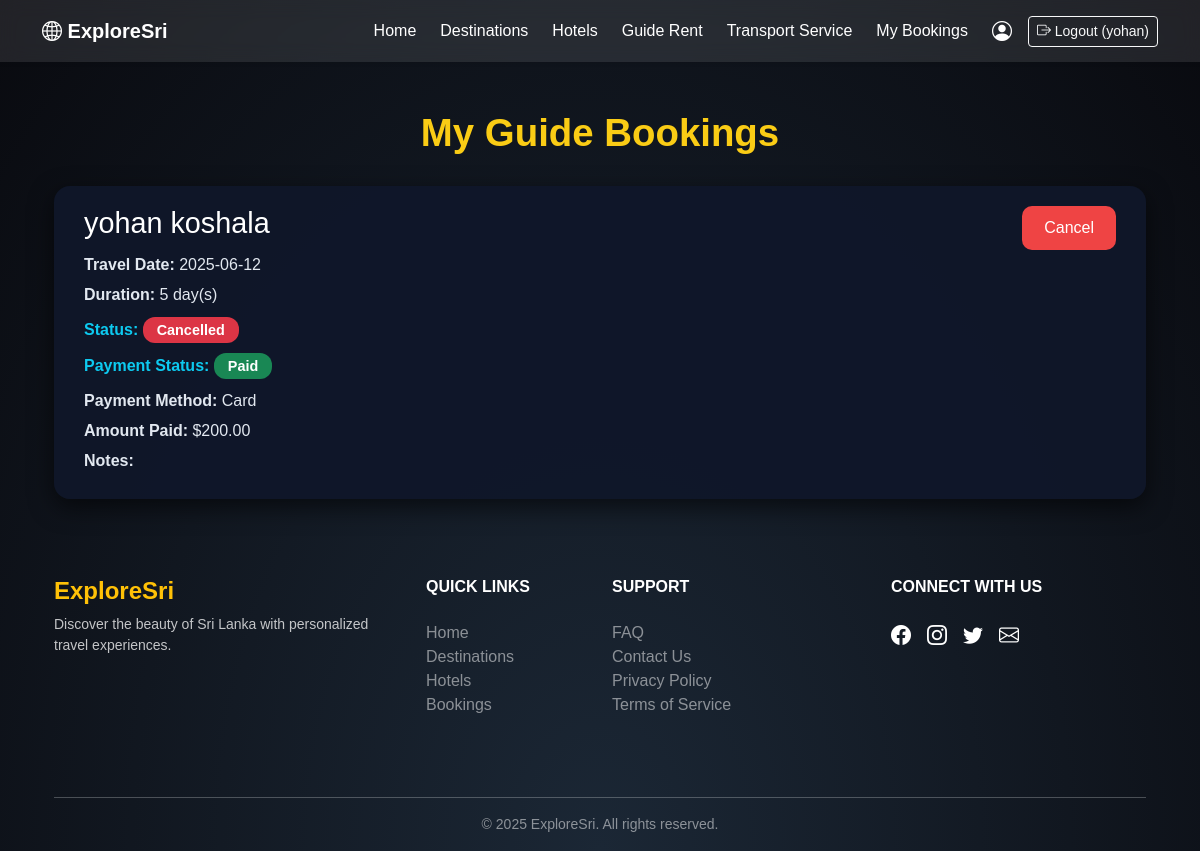
The page /guide_booking_details.php?booking_id=9 (signed in) on the database as committed earlier.
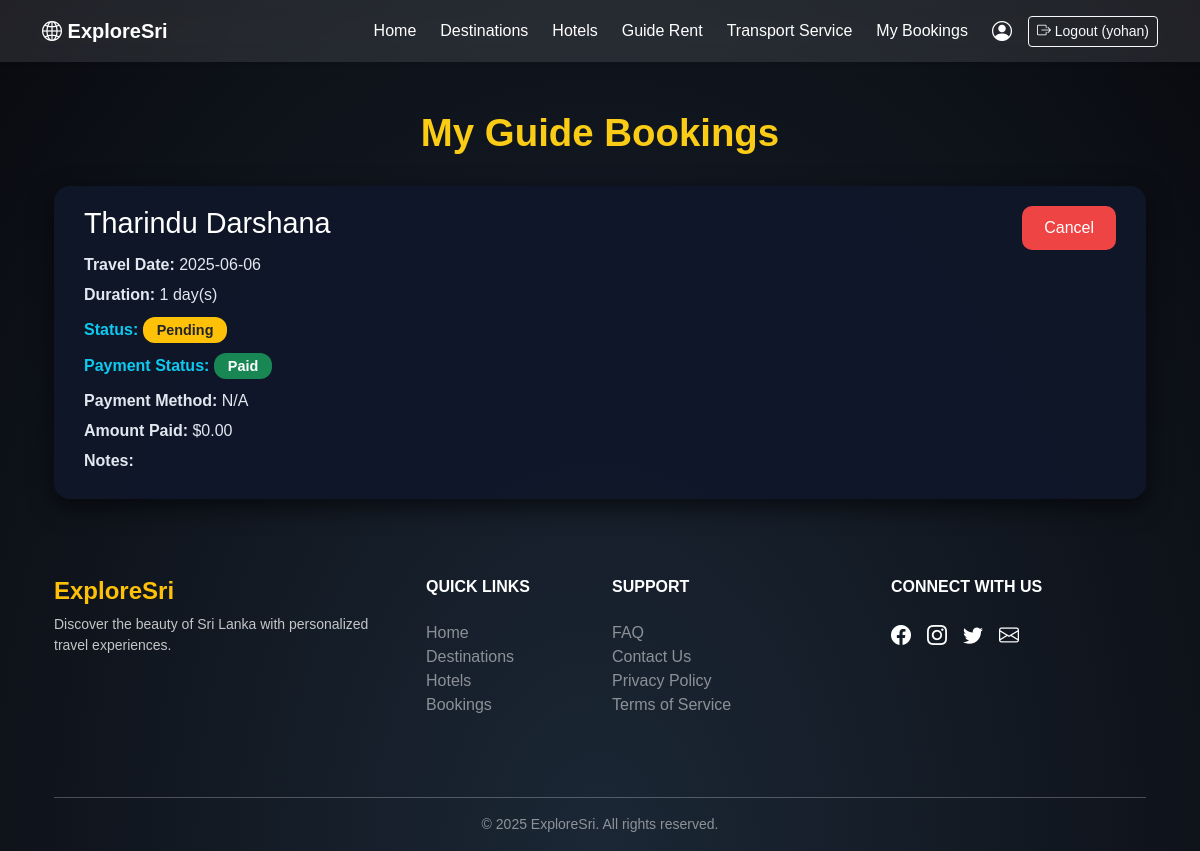
The same page on the database as committed later.
### tables this page shows
CREATE TABLE `guide_bookings` (
  `booking_id` int(11) NOT NULL,
  `user_id` int(11) NOT NULL,
  `guide_id` int(11) NOT NULL,
  `travel_date` date NOT NULL,
  `duration_days` int(11) NOT NULL,
  `status` varchar(50) DEFAULT 'Pending',
  `created_at` timestamp NOT NULL DEFAULT current_timestamp(),
  `payment_status` varchar(50) DEFAULT 'unpaid',
  `payment_method` varchar(50) DEFAULT NULL,
  `amount` decimal(10,2) DEFAULT NULL,
  `check_in_date` date DEFAULT NULL,
  `check_out_date` date DEFAULT NULL,
  `notes` text DEFAULT NULL
);

CREATE TABLE `guide` (
  `guide_id` int(11) NOT NULL,
  `name` varchar(100) NOT NULL,
  `email` varchar(100) NOT NULL,
  `country` varchar(100) DEFAULT NULL,
  `password` varchar(255) NOT NULL,
  `languages` varchar(255) DEFAULT NULL,
  `experience_years` int(11) DEFAULT 0,
  `bio` text DEFAULT NULL,
  `photo` varchar(255) DEFAULT NULL,
  `contact_info` varchar(100) DEFAULT NULL,
  `price_per_day` decimal(10,2) DEFAULT 0.00,
  `rating` float DEFAULT 0,
  `is_verified` tinyint(1) DEFAULT 0,
  `created_at` datetime DEFAULT current_timestamp(),
  `status` varchar(50) DEFAULT 'active',
  `is_available` tinyint(1) DEFAULT 1
);

### guide_booking_details.php (the view, shortened to what this page needs)
<?php
include 'config/db.php';
include 'includes/header.php';
$user_id = $_SESSION['user_id'];
if ($_SERVER['REQUEST_METHOD'] === 'POST') {
    $guide_id = $_POST['guide_id'];
    $travel_date = $_POST['travel_date'];
    $duration_days = $_POST['duration_days'];
    $payment_method = $_POST['payment_method'];
    $amount = $_POST['amount'];
    $notes = $_POST['notes'] ?? '';
    $stmt = $conn->prepare("
        INSERT INTO guide_bookings (user_id, guide_id, travel_date, duration_days, payment_method, amount, notes)
        VALUES (?, ?, ?, ?, ?, ?, ?)
    ");
    $stmt->execute([
        $user_id,
        $guide_id,
        $travel_date,
        $duration_days,
        $payment_method,
        $amount,
        $notes
    ]);
    $booking_id = $conn->lastInsertId();
} else {
    $booking_id = (int)$_GET['booking_id'];
}
$stmt = $conn->prepare("
    SELECT gb.*, g.name AS guide_name, g.price_per_day, g.photo AS guide_photo
    FROM guide_bookings gb
    JOIN guide g ON gb.guide_id = g.guide_id
    WHERE gb.booking_id = ? AND gb.user_id = ?
");
$stmt->execute([$booking_id, $user_id]);
$booking = $stmt->fetch();
?>
<!DOCTYPE html>
<html lang="en">
<head>
    <link href="https://cdn.jsdelivr.net/npm/bootstrap@5.3.0/dist/css/bootstrap.min.css" rel="stylesheet" />
    <link href="https://cdn.jsdelivr.net/npm/bootstrap-icons@1.10.5/font/bootstrap-icons.css" rel="stylesheet" />
</head>
<body>
<div class="container mt-5">
    <h1>My Guide Bookings</h1>
    <?php if (!empty($booking)): ?>
        <div class="booking-card">
            <div class="booking-content">
                <div class="text-info">
                    <h4><?= htmlspecialchars($booking['guide_name']) ?></h4>
                    <p><strong>Travel Date:</strong> <?= htmlspecialchars($booking['travel_date']) ?></p>
                    <p><strong>Duration:</strong> <?= (int)$booking['duration_days'] ?> day(s)</p>
                    <div class="status-line">
                        <strong>Status:</strong>
                        <?php
                            $status = strtolower($booking['status'] ?? 'pending');
                            $status_class = match ($status) {
                                'confirmed' => 'badge bg-success',
                                'pending' => 'badge bg-warning text-dark',
                                'cancelled' => 'badge bg-danger',
                                default => 'badge bg-secondary',
                            };
                        ?>
                        <span class="<?= $status_class ?>"><?= ucfirst($status) ?></span>
                    </div>
                    <div class="status-line">
                        <strong>Payment Status:</strong>
                        <?php
                            $payment = strtolower($booking['payment_status'] ?? 'pending');
                            $payment_class = $payment === 'paid' ? 'badge bg-success' : 'badge bg-danger';
                        ?>
                        <span class="<?= $payment_class ?>"><?= ucfirst($payment) ?></span>
                    </div>
                    <p><strong>Payment Method:</strong> <?= htmlspecialchars($booking['payment_method'] ?? 'N/A') ?></p>
                    <p><strong>Amount Paid:</strong> $<?= number_format((float)$booking['amount'], 2) ?></p>
                    <p><strong>Notes:</strong> <br><small><?= nl2br(htmlspecialchars($booking['notes'] ?? 'No notes')) ?></small></p>
                </div>
                <div class="cancel-btn">
                    <form action="guide_delete.php" method="POST" onsubmit="return confirm('Cancel this booking?')">
                        <button type="guide_delete" class="btn-cancel">Cancel</button>
                    </form>
                </div>
            </div>
        </div>
    <?php else: ?>
        <div class="text-center mt-5">
            <h4>No bookings found</h4>
        </div>
    <?php endif; ?>
</div>
<?php include 'includes/footer.php'; ?>
</body>
</html>

Rows that differ between the two databases and show on the page:
changed guide_bookings "Paid": guide.name "yohan koshala" → "Tharindu Darshana"; travel_date "2025-06-12" → "2025-06-06"; duration_days "5" → "1"; status "Cancelled" → "Pending"; payment_method "Card" → "N/A"; amount "200.00" → "0.00"
